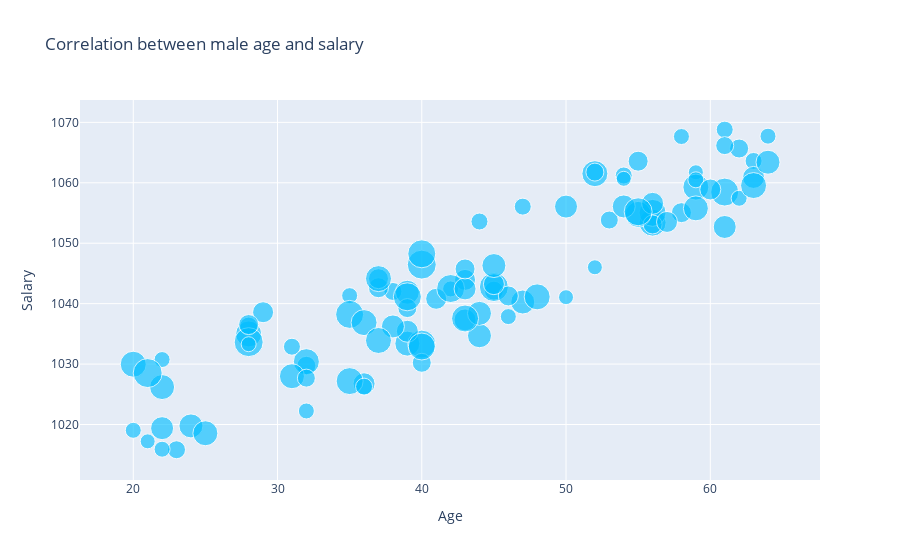

Notebook code cell kept with this figure:
### Markdown cell above
### Marker size (bubble chart)

### Code cell
trace = go.Scatter(x = male_age,
                  y = male_salary,
                  mode = "markers",
                  marker = dict(size = male_debt,
                                color = "rgba(0, 190, 255, 0.9)"))

data = [trace]

layout = {"title":"Correlation between male age and salary",
         "xaxis":{"title":"Age", "zeroline":False},
         "yaxis":{"title":"Salary", "zeroline":False}}

pio.show({"data": data, 'layout':layout})

### Figure 1 — Plotly figure (JSON) as saved in the notebook; plotly's stock layout.template omitted (floating-point values rounded to 4 significant figures)
{"data": [{"marker": {"color": "rgba(0, 190, 255, 0.9)", "size": [19, 21, 25, 16, 26, 24, 27, 26, 16, 29, 26, 16, 24, 15, 23, 16, 18, 25, 22, 17, 23, 28, 18, 17, 27, 17, 18, 19, 16, 21, 28, 26, 18, 26, 25, 20, 26, 29, 17, 27, 19, 17, 16, 18, 24, 22, 24, 22, 17, 20, 22, 28, 26, 29, 25, 20, 23, 20, 15, 19, 15, 24, 18, 16, 15, 15, 27, 29, 21, 28, 19, 18, 19, 26, 25, 26, 16, 23, 21, 23, 22, 16, 20, 26, 28, 28, 22, 24, 28, 16, 27, 20, 21, 26, 20, 16, 21, 15, 24, 17]}, "mode": "markers", "type": "scatter", "x": [32, 29, 39, 46, 52, 24, 56, 20, 42, 40, 28, 64, 44, 50, 61, 35, 28, 22, 36, 63, 22, 35, 23, 54, 56, 44, 53, 62, 22, 43, 40, 55, 38, 32, 25, 37, 36, 28, 31, 35, 40, 36, 20, 52, 39, 39, 47, 43, 61, 55, 56, 40, 48, 21, 31, 37, 50, 58, 54, 45, 59, 44, 32, 32, 52, 28, 43, 45, 41, 42, 39, 61, 56, 59, 59, 37, 59, 38, 57, 54, 43, 58, 28, 37, 61, 39, 63, 64, 55, 62, 40, 46, 45, 63, 43, 22, 60, 21, 45, 47], "y": [1030.0, 1039.0, 1033.0, 1038.0, 1062.0, 1020.0, 1053.0, 1030.0, 1042.0, 1046.0, 1035.0, 1068.0, 1035.0, 1041.0, 1053.0, 1041.0, 1036.0, 1026.0, 1027.0, 1064.0, 1019.0, 1038.0, 1016.0, 1061.0, 1055.0, 1054.0, 1054.0, 1066.0, 1031.0, 1044.0, 1033.0, 1055.0, 1042.0, 1030.0, 1019.0, 1043.0, 1037.0, 1034.0, 1033.0, 1027.0, 1030.0, 1026.0, 1019.0, 1062.0, 1042.0, 1035.0, 1040.0, 1037.0, 1069.0, 1064.0, 1057.0, 1048.0, 1041.0, 1029.0, 1028.0, 1044.0, 1056.0, 1055.0, 1061.0, 1042.0, 1062.0, 1038.0, 1028.0, 1022.0, 1046.0, 1033.0, 1038.0, 1043.0, 1041.0, 1043.0, 1039.0, 1066.0, 1053.0, 1059.0, 1056.0, 1044.0, 1060.0, 1036.0, 1054.0, 1056.0, 1042.0, 1068.0, 1037.0, 1034.0, 1058.0, 1041.0, 1061.0, 1063.0, 1055.0, 1057.0, 1033.0, 1041.0, 1043.0, 1060.0, 1046.0, 1016.0, 1059.0, 1017.0, 1046.0, 1056.0]}], "layout": {"autosize": true, "title": {"text": "Correlation between male age and salary"}, "xaxis": {"autorange": true, "range": [16.9, 67.05], "title": {"text": "Age"}, "type": "linear", "zeroline": false}, "yaxis": {"autorange": true, "range": [1010.0, 1075.0], "title": {"text": "Salary"}, "type": "linear", "zeroline": false}}}
